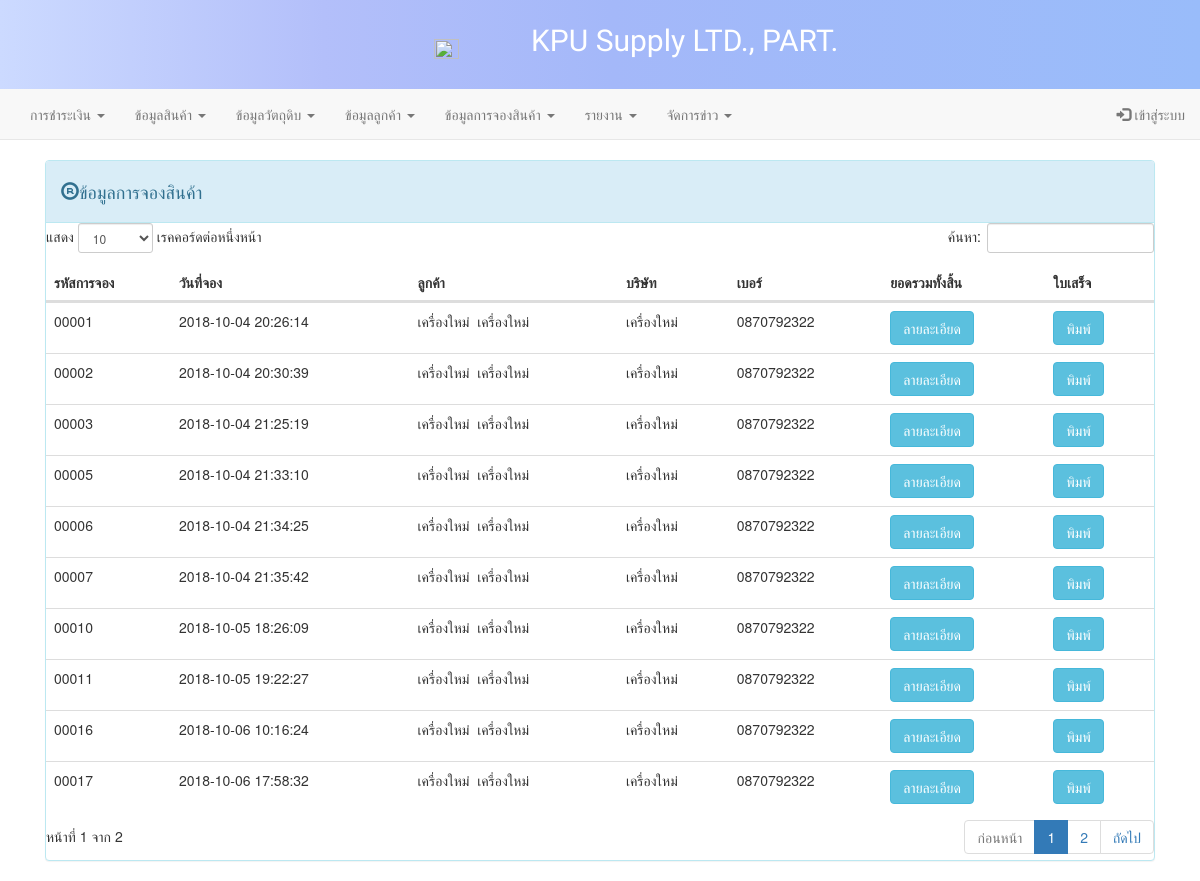
/admin/display_booking.php, run on the app's committed database.
### tables this page shows
CREATE TABLE `orders` (
  `OrderID` int(5) UNSIGNED ZEROFILL NOT NULL,
  `OrderDate` datetime NOT NULL,
  `customer_id` int(10) NOT NULL
);

CREATE TABLE `customer` (
  `c_id` int(11) NOT NULL,
  `username` varchar(50) NOT NULL,
  `password` varchar(50) NOT NULL,
  `fristname` varchar(50) NOT NULL,
  `lastname` varchar(50) NOT NULL,
  `address` varchar(300) NOT NULL,
  `province` varchar(50) NOT NULL,
  `amphur` varchar(50) NOT NULL,
  `districts` varchar(50) NOT NULL,
  `tel` varchar(10) NOT NULL,
  `department` varchar(50) NOT NULL,
  `c_status` varchar(1) NOT NULL,
  `level` int(1) NOT NULL
);

### admin/display_booking.php (the view, shortened to what this page needs)
<!DOCTYPE html>
<html lang="en">
<head>
    <link rel="stylesheet" href="..\asset\css\bootstrap.css">
    <link rel="stylesheet" href="https://maxcdn.bootstrapcdn.com/font-awesome/4.4.0/css/font-awesome.min.css">
    <link rel="stylesheet" type="text/css" href="../DataTables/datatables.min.css" />
</head>
<body>
    <?php include("menu.php"); ?>
    <div class="container">
        <?php
        require_once 'connect.php';
        $sql="SELECT * FROM orders,customer WHERE orders.customer_id = customer.c_id";
        $result=$conn->query($sql);
      ?>
        <div class="col-md-12">
            <div class="panel panel-info">
                <div class="panel-heading">
                    <div class="panel-title">
                        <h4>
                            <span class="glyphicon glyphicon-registration-mark" aria-hidden="true"></span>ข้อมูลการจองสินค้า</h4>
                    </div>
                </div>
                <table class="table table-hover">
                    <thead>
                        <tr>
                            <th>รหัสการจอง</th>
                            <th>วันที่จอง</th>
                            <th>ลูกค้า</th>
                            <th>บริษัท</th>
                            <th>เบอร์</th>
                            <th>ยอดรวมทั้งสิ้น</th>
                            <th>ใบเสร็จ</th>
                        </tr>
                    </thead>
                    <tbody>
                        <?php while($row=$result->fetch_assoc()){?>
                        <tr>
                            <td>
                                <?php echo $row['OrderID'];?>
                            </td>
                            <td>
                                <?php echo $row['OrderDate'];?>
                            </td>
                            <td>
                                <?php echo $row['fristname'];?>&nbsp;&nbsp;<?php echo $row['lastname'];?>
                            </td>
                            <td>
                                <?php echo $row['department'];?>
                            </td>
                            <td>
                                <?php echo $row['tel'];?>
                            </td>
                            <td>
                                <a href="display_booking_detail.php?StrOrderID=<?php echo $row['OrderID'];?>" class="btn btn-info">ลายละเอียด</a>
                            </td>
                            <td>
                                <a href="bill.php?StrOrderID=<?php echo $row['OrderID'];?>" class="btn btn-info">พิมพ์</a>
                            </td>
                        </tr>
                        <?php } ?>
                    </tbody>
                </table>
            </div>
        </div>
    </div>
</body>
</html>

### admin/menu.php (shortened to what this page needs)
<div class="jumbotron" style="margin-bottom: 0px;padding: 20px;background: rgba(204,218,255,1);/* Old Browsers */
background: -moz-linear-gradient(left, rgba(204,218,255,1) 0%, rgba(179,191,250,1) 27%, rgba(164,184,249,1) 51%, rgba(153,188,250,1) 100%); /* FF3.6+ */
background: -webkit-gradient(left top, right top, color-stop(0%, rgba(204,218,255,1)), color-stop(27%, rgba(179,191,250,1)), color-stop(51%, rgba(164,184,249,1)), color-stop(100%, rgba(153,188,250,1)));/* Chrome, Safari4+ */
background: -webkit-linear-gradient(left, rgba(204,218,255,1) 0%, rgba(179,191,250,1) 27%, rgba(164,184,249,1) 51%, rgba(153,188,250,1) 100%); /* Chrome10+,Safari5.1+ */
background: -o-linear-gradient(left, rgba(204,218,255,1) 0%, rgba(179,191,250,1) 27%, rgba(164,184,249,1) 51%, rgba(153,188,250,1) 100%); /* Opera 11.10+ */
background: -ms-linear-gradient(left, rgba(204,218,255,1) 0%, rgba(179,191,250,1) 27%, rgba(164,184,249,1) 51%, rgba(153,188,250,1) 100%); /* IE 10+ */
background: linear-gradient(to right, rgba(204,218,255,1) 0%, rgba(179,191,250,1) 27%, rgba(164,184,249,1) 51%, rgba(153,188,250,1) 100%);/* W3C */
filter: progid:DXImageTransform.Microsoft.gradient( startColorstr='#ccdaff', endColorstr='#99bcfa', GradientType=1 );/* IE6-9 */;">
  <div class="container" align="center">
    <a href="index.php"><img style="width:15%;height:15%;font-size: 30px" src="../pic/logo.png"><span style=" color:#FFFFFF;font-family: 'Dosis', sans-serif;font-size: 30px">KPU
        Supply LTD., PART.</span></a>
  </div>
</div>
<nav class="navbar navbar-default navbar-static-top">
  <div class="container-fluid">
    <ul class="nav navbar-nav navbar-left">
      <li class="dropdown">
        <a class="dropdown-toggle" data-toggle="dropdown" href="#">การชำระเงิน
          <span class="caret"></span></a>
      </li>
    </ul>
    <ul class="nav navbar-nav navbar-left">
      <li class="dropdown">
        <a class="dropdown-toggle" data-toggle="dropdown" href="#">ข้อมูลสินค้า
          <span class="caret"></span></a>
      </li>
    </ul>
    <ul class="nav navbar-nav navbar-left">
      <li class="dropdown">
        <a class="dropdown-toggle" data-toggle="dropdown" href="#">ข้อมูลวัตถุดิบ
          <span class="caret"></span></a>
      </li>
    </ul>
    <ul class="nav navbar-nav navbar-left">
      <li class="dropdown">
        <a class="dropdown-toggle" data-toggle="dropdown" href="#">ข้อมูลลูกค้า
          <span class="caret"></span></a>
      </li>
    </ul>
    <ul class="nav navbar-nav navbar-left">
      <li class="dropdown">
        <a class="dropdown-toggle" data-toggle="dropdown" href="#">ข้อมูลการจองสินค้า
          <span class="caret"></span></a>
      </li>
    </ul>
    <ul class="nav navbar-nav navbar-left">
      <li class="dropdown">
        <a class="dropdown-toggle" data-toggle="dropdown" href="#">รายงาน
          <span class="caret"></span></a>
      </li>
    </ul>
    <ul class="nav navbar-nav navbar-left">
      <li class="dropdown">
        <a class="dropdown-toggle" data-toggle="dropdown" href="#">จัดการข่าว
          <span class="caret"></span></a>
      </li>
    </ul>
    <ul class="nav navbar-nav navbar-right">
      <?php
if(isset($_SESSION['person_id']) ){
 ?>
      <li class="dropdown">
        <a class="dropdown-toggle" data-toggle="dropdown" href="#">
          <?php echo $_SESSION['person_name'];?>
          <span class="caret"></span></a>
        <ul class="dropdown-menu">
          <li><a href="logout.php">ออกจากระบบ</a></li>
        </ul>
      </li>
      <?php }
 else{ ?>
      <li><a href="form_login.php"><span class="glyphicon glyphicon-log-in"></span> เข้าสู่ระบบ</a></li>
      <?php } ?>
    </ul>
  </div>
</nav>

### data on the page
orders: OrderID "00001", OrderDate "2018-10-04 20:26:14", customer.fristname "เครื่องใหม่", customer.lastname "เครื่องใหม่", customer.department "เครื่องใหม่", customer.tel "0870792322"
orders: OrderID "00002", OrderDate "2018-10-04 20:30:39", customer.fristname "เครื่องใหม่", customer.lastname "เครื่องใหม่", customer.department "เครื่องใหม่", customer.tel "0870792322"
orders: OrderID "00003", OrderDate "2018-10-04 21:25:19", customer.fristname "เครื่องใหม่", customer.lastname "เครื่องใหม่", customer.department "เครื่องใหม่", customer.tel "0870792322"
orders: OrderID "00005", OrderDate "2018-10-04 21:33:10", customer.fristname "เครื่องใหม่", customer.lastname "เครื่องใหม่", customer.department "เครื่องใหม่", customer.tel "0870792322"
orders: OrderID "00006", OrderDate "2018-10-04 21:34:25", customer.fristname "เครื่องใหม่", customer.lastname "เครื่องใหม่", customer.department "เครื่องใหม่", customer.tel "0870792322"
orders: OrderID "00007", OrderDate "2018-10-04 21:35:42", customer.fristname "เครื่องใหม่", customer.lastname "เครื่องใหม่", customer.department "เครื่องใหม่", customer.tel "0870792322"
orders: OrderID "00010", OrderDate "2018-10-05 18:26:09", customer.fristname "เครื่องใหม่", customer.lastname "เครื่องใหม่", customer.department "เครื่องใหม่", customer.tel "0870792322"
orders: OrderID "00011", OrderDate "2018-10-05 19:22:27", customer.fristname "เครื่องใหม่", customer.lastname "เครื่องใหม่", customer.department "เครื่องใหม่", customer.tel "0870792322"
orders: OrderID "00016", OrderDate "2018-10-06 10:16:24", customer.fristname "เครื่องใหม่", customer.lastname "เครื่องใหม่", customer.department "เครื่องใหม่", customer.tel "0870792322"
orders: OrderID "00017", OrderDate "2018-10-06 17:58:32", customer.fristname "เครื่องใหม่", customer.lastname "เครื่องใหม่", customer.department "เครื่องใหม่", customer.tel "0870792322"
